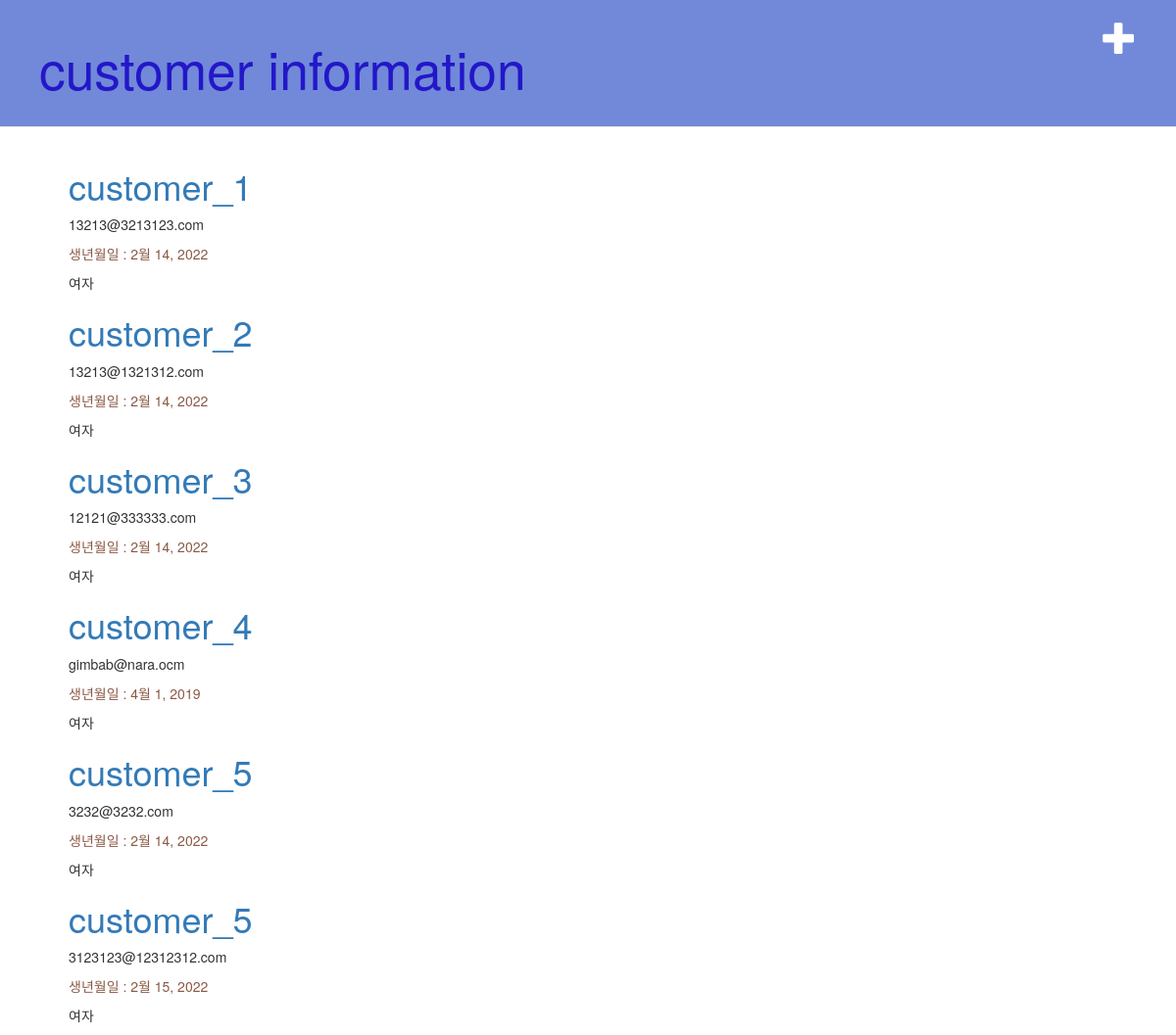
The app's page /customer/, older data.
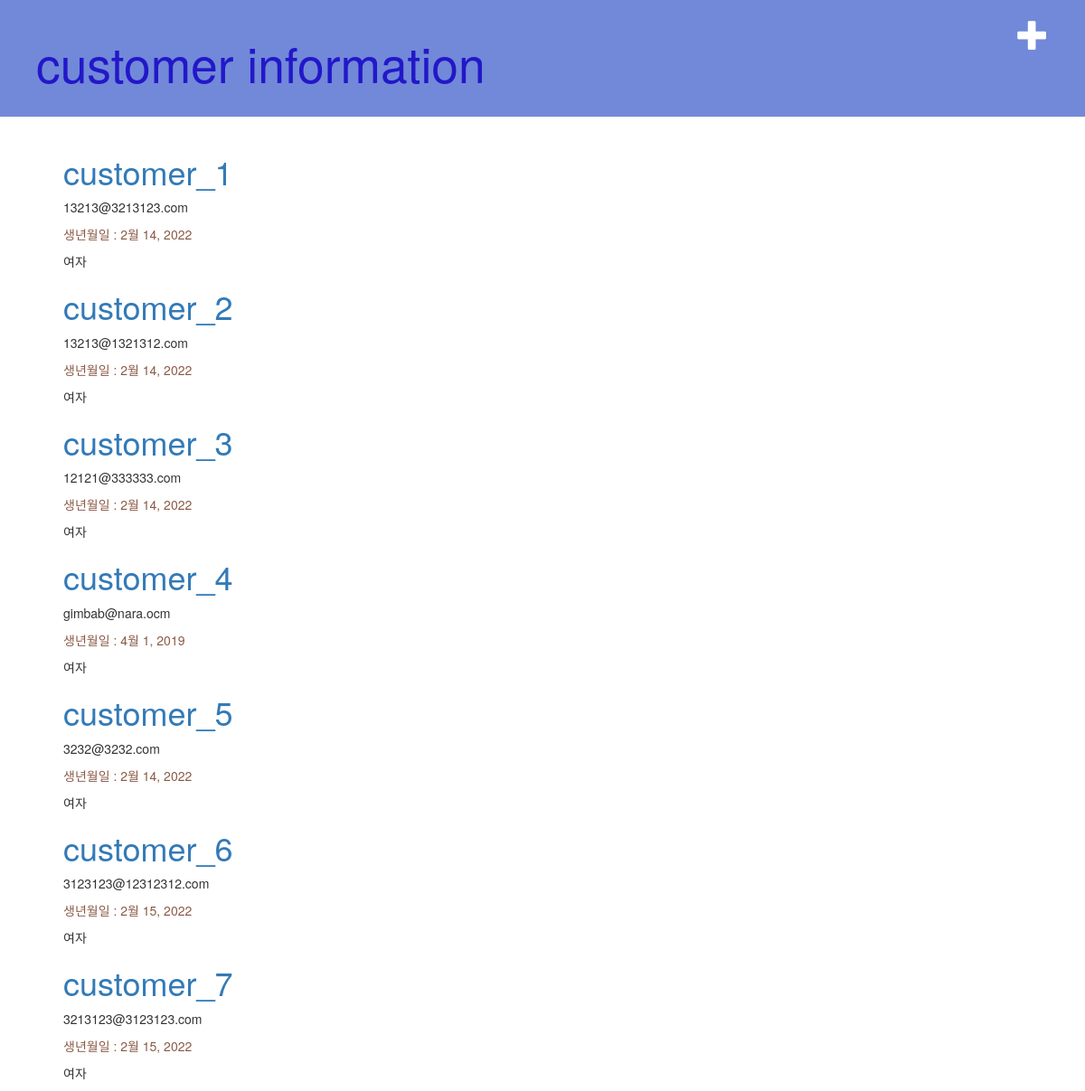
The same page, newer data.
### customer/models.py (models this page shows, shortened)
class Customer(models.Model):
    CATEGORY_CHOICES = (
        ('M', 'Male'),
        ('F', 'Female'),
    )
    name = models.CharField(max_length=100)
    email = models.EmailField()
    birthdate = models.DateField()
    gender = models.CharField(max_length=200, choices=CATEGORY_CHOICES)
    text = models.TextField(default = "특이사항: ")

### customer/views.py (the view)
# urls.py: path('', views.customer_list, name='customer_list_home'),
def customer_list(request):
    my_name = '장고프레임워크'
    http_method = request.method
    customers = Customer.objects.filter(name__contains = 'customer')
    context = { 'customers': customers,}
    return render(request, 'customer/customer_list.html', context)

### customer/templates/customer/customer_list.html
{% extends 'customer/base.html' %}
{% block content %}
    {% for cust in customers %}
        <div class="post">
            <h1><a href="{% url 'customer_detail' pk=cust.pk  %}">{{ cust.name }}</a></h1>
            <p>{{ cust.email }}</p>
            <div class="date">
                <p>생년월일 : {{ cust.birthdate }}</p>
            </div>
            {% if cust.gender is True %}
                <p>남자</p>
            {% else %}
                <p>여자</p>
            {% endif %}
        </div>
    {% empty %}
        <p>Customer Not Exist!</p>
    {% endfor %}
{% endblock %}

### customer/templates/customer/base.html (shortened to what this page needs)
{% load static %}
<html lang="ko">
<head>
    <link rel="stylesheet" href="{% static 'css/customer.css' %}">
    <link rel="stylesheet" href="https://maxcdn.bootstrapcdn.com/bootstrap/3.3.2/css/bootstrap.min.css">
    <link rel="stylesheet" href="https://maxcdn.bootstrapcdn.com/bootstrap/3.3.2/css/bootstrap-theme.min.css">
    <link rel="stylesheet" href="{% static 'css/customer.css' %}">
</head>
<body>
  <div class="page-header">
    <a href="{% url 'customer_new'  %}" class="top-menu">
        <span class="glyphicon glyphicon-plus"></span>
    </a>
    <h1><a href="{% url 'customer_list_home'%}">customer information</a></h1>
  </div>
  <div class ="content container">
      <div class = :"row">
          <div class = "col-md-10">
            {% block content %}
            {% endblock %}
          </div>
        </div>
    </div>
</body>
</html>

### customer/static/css/customer.css (style rules this page uses)
.page-header { background-color: #7189d8; margin-top: 0; padding: 20px 20px 20px 40px; }
.page-header, .page-header h1, .page-header h1 a, .page-header h1 a:visited, .page-header h1 a:active { color: #2317c9; font-size: 40pt; text-decoration: none; }
.content { margin-left: 40px; }
h1, h2, h3, h4 { font-family: Georgia, Times, 'Times New Roman', serif, ; }
.date { color: #8b5a46; }
.top-menu, .top-menu:hover, .top-menu:visited { color: #ffffff; float: right; font-size: 26pt; margin-right: 20px; }

Row changes from the older to the newer data that the page shows:
changed Customer "3123123@12312312.com": name "customer_5" → "customer_6"
added Customer: name "customer_7", email "3213123@3123123.com", birthdate "2월 15, 2022", gender "여자"
